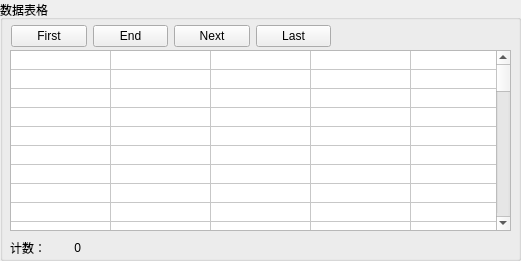
      <widget class="QGroupBox" name="groupBox_12">
       <property name="geometry">
        <rect>
         <x>10</x>
         <y>420</y>
         <width>521</width>
         <height>261</height>
        </rect>
       </property>
       <property name="title">
        <string>数据表格</string>
       </property>
       <widget class="QTableWidget" name="tableWidget_col_data_details">
        <property name="geometry">
         <rect>
          <x>10</x>
          <y>50</y>
          <width>501</width>
          <height>181</height>
         </rect>
        </property>
        <property name="font">
         <font>
          <pointsize>10</pointsize>
         </font>
        </property>
        <property name="autoFillBackground">
         <bool>false</bool>
        </property>
        <property name="lineWidth">
         <number>0</number>
        </property>
        <property name="horizontalScrollBarPolicy">
         <enum>Qt::ScrollBarAlwaysOff</enum>
        </property>
        <property name="sizeAdjustPolicy">
         <enum>QAbstractScrollArea::AdjustToContentsOnFirstShow</enum>
        </property>
        <property name="editTriggers">
         <set>QAbstractItemView::NoEditTriggers</set>
        </property>
        <property name="showGrid">
         <bool>true</bool>
        </property>
        <property name="rowCount">
         <number>1000</number>
        </property>
        <property name="columnCount">
         <number>5</number>
        </property>
        <attribute name="horizontalHeaderVisible">
         <bool>false</bool>
        </attribute>
        <attribute name="horizontalHeaderDefaultSectionSize">
         <number>97</number>
        </attribute>
        <attribute name="horizontalHeaderHighlightSections">
         <bool>false</bool>
        </attribute>
        <attribute name="horizontalHeaderMinimumSectionSize">
         <number>100</number>
        </attribute>
        <attribute name="verticalHeaderVisible">
         <bool>false</bool>
        </attribute>
        <attribute name="verticalHeaderDefaultSectionSize">
         <number>19</number>
        </attribute>
        <attribute name="verticalHeaderHighlightSections">
         <bool>false</bool>
        </attribute>
        <row/>
        <row/>
        <row/>
        <row/>
        <row/>
        <row/>
        <row/>
        <row/>
        <row/>
        <row/>
        <row/>
        <row/>
        <row/>
        <row/>
        <row/>
        <row/>
        <row/>
        <row/>
        <row/>
        <row/>
        <row/>
        <row/>
        <row/>
        <row/>
        <row/>
        <row/>
        <row/>
        <row/>
        <row/>
        <row/>
        <row/>
        <row/>
        <row/>
        <row/>
        <row/>
        <row/>
        <row/>
        <row/>
        <row/>
        <row/>
        <row/>
        <row/>
        <row/>
        <row/>
        <row/>
        <row/>
        <row/>
        <row/>
        <row/>
        <row/>
        <row/>
        <row/>
        <row/>
        <row/>
        <row/>
        <row/>
        <row/>
        <row/>
        <row/>
        <row/>
        <row/>
        <row/>
        <row/>
        <row/>
        <row/>
        <row/>
        <row/>
        <row/>
        <row/>
        <row/>
        <row/>
        <row/>
        <row/>
        <row/>
        <row/>
        <row/>
        <row/>
        <row/>
        <row/>
        <row/>
        <row/>
        <row/>
        <row/>
        <row/>
        <row/>
        <row/>
        <row/>
        <row/>
        <row/>
        <row/>
        <row/>
        <row/>
        <row/>
        <row/>
        <row/>
        <row/>
        <row/>
        <row/>
        <row/>
        <row/>
        <row/>
        <row/>
        <row/>
        <row/>
        <row/>
        <row/>
        <row/>
        <row/>
        <row/>
        <row/>
        <row/>
        <row/>
        <row/>
        <row/>
        <row/>
        <row/>
        <row/>
        <row/>
        <row/>
        <row/>
        <row/>
        <row/>
        <row/>
        <row/>
        <row/>
        <row/>
        <row/>
        <row/>
        <row/>
        <row/>
        <row/>
        <row/>
        <row/>
        <row/>
        <row/>
        <row/>
        <row/>
        <row/>
        <row/>
        <row/>
        <row/>
        <row/>
        <row/>
        <row/>
        <row/>
        <row/>
        <row/>
        <row/>
        <row/>
        <row/>
        <row/>
        <row/>
        <row/>
        <row/>
        <row/>
        <row/>
        <row/>
        <row/>
        <row/>
        <row/>
        <row/>
        <row/>
        <row/>
        <row/>
        <row/>
        <row/>
        <row/>
        <row/>
        <row/>
        <row/>
        <row/>
        <row/>
        <row/>
        <row/>
        <row/>
        <row/>
        <row/>
        <row/>
        <row/>
        <row/>
        <row/>
        <row/>
        <row/>
        <row/>
        <row/>
        <row/>
        <row/>
        <row/>
        <row/>
        <row/>
        <row/>
        <row/>
        <row/>
        <row/>
        <row/>
        <row/>
        <row/>
        <row/>
        <row/>
        <row/>
        <row/>
        <row/>
        <row/>
        <row/>
        <row/>
        <row/>
        <row/>
        <row/>
        <row/>
        <row/>
        <row/>
        <row/>
        <row/>
        <row/>
        <row/>
        <row/>
        <row/>
        <row/>
        <row/>
        <row/>
        <row/>
        <row/>
        <row/>
        <row/>
        <row/>
        <row/>
        <row/>
        <row/>
        <row/>
        <row/>
        <row/>
        <row/>
        <row/>
        <row/>
        <row/>
        <row/>
        <row/>
        <row/>
        <row/>
        <row/>
        <row/>
        <row/>
        <row/>
        <row/>
        <row/>
        <row/>
        <row/>
        <row/>
        <row/>
        <row/>
        <row/>
        <row/>
        <row/>
        <row/>
        <row/>
        <row/>
        <row/>
        <row/>
        <row/>
        <row/>
        <row/>
        <row/>
        <row/>
        <row/>
        <row/>
        <row/>
        <row/>
        <row/>
        <row/>
        <row/>
        <row/>
        <row/>
        <row/>
        <row/>
        <row/>
        <row/>
        <row/>
        <row/>
        <row/>
        <row/>
        <row/>
        <row/>
        <row/>
        <row/>
        <row/>
        <row/>
        <row/>
        <row/>
        <row/>
        <row/>
        <row/>
        <row/>
        <row/>
        <row/>
        <row/>
        <row/>
        <row/>
        <row/>
        <row/>
        <row/>
        <row/>
        <row/>
        <row/>
        <row/>
        <row/>
        <row/>
        <row/>
        <row/>
        <row/>
        <row/>
        <row/>
        <row/>
        <row/>
        <row/>
        <row/>
        <row/>
        <row/>
        <row/>
        <row/>
        <row/>
        <row/>
        <row/>
        <row/>
        <row/>
        <row/>
        <row/>
        <row/>
        <row/>
        <row/>
        <row/>
        <row/>
        <row/>
        <row/>
        <row/>
        <row/>
        <row/>
        <row/>
        <row/>
        <row/>
        <row/>
        <row/>
        <row/>
        <row/>
        <row/>
        <row/>
        <row/>
        <row/>
        <row/>
        <row/>
        <row/>
        <row/>
        <row/>
        <row/>
        <row/>
        <row/>
        <row/>
        <row/>
        <row/>
        <row/>
        <row/>
        <row/>
        <row/>
        <row/>
        <row/>
        <row/>
        <row/>
        <row/>
        <row/>
        <row/>
        <row/>
        <row/>
        <row/>
        <row/>
        <row/>
        <row/>
        <row/>
        <row/>
        <row/>
        <row/>
        <row/>
        <row/>
        <row/>
        <row/>
        <row/>
        <row/>
        <row/>
        <row/>
        <row/>
        <row/>
        <row/>
        <row/>
        <row/>
        <row/>
        <row/>
        <row/>
        <row/>
        <row/>
        <row/>
        <row/>
        <row/>
        <row/>
        <row/>
        <row/>
        <row/>
        <row/>
        <row/>
        <row/>
        <row/>
        <row/>
        <row/>
        <row/>
        <row/>
        <row/>
        <row/>
        <row/>
        <row/>
        <row/>
        <row/>
        <row/>
        <row/>
        <row/>
        <row/>
        <row/>
        <row/>
        <row/>
        <row/>
        <row/>
        <row/>
        <row/>
        <row/>
        <row/>
        <row/>
        <row/>
        <row/>
        <row/>
        <row/>
        <row/>
        <row/>
        <row/>
        <row/>
        <row/>
        <row/>
        <row/>
        <row/>
        <row/>
        <row/>
        <row/>
        <row/>
        <row/>
        <row/>
        <row/>
        <row/>
        <row/>
        <row/>
        <row/>
        <row/>
        <row/>
        <row/>
        <row/>
        <row/>
        <row/>
        <row/>
        <row/>
        <row/>
        <row/>
        <row/>
        <row/>
        <row/>
        <row/>
        <row/>
        <row/>
        <row/>
        <row/>
        <row/>
        <row/>
        <row/>
        <row/>
        <row/>
        <row/>
        <row/>
        <row/>
        <row/>
        <row/>
        <row/>
        <row/>
        <row/>
        <row/>
        <row/>
        <row/>
        <row/>
        <row/>
        <row/>
        <row/>
        <row/>
        <row/>
        <row/>
        <row/>
        <row/>
        <row/>
        <row/>
        <row/>
        <row/>
        <row/>
        <row/>
        <row/>
        <row/>
        <row/>
        <row/>
        <row/>
        <row/>
        <row/>
        <row/>
        <row/>
        <row/>
        <row/>
        <row/>
        <row/>
        <row/>
        <row/>
        <row/>
        <row/>
        <row/>
        <row/>
        <row/>
        <row/>
        <row/>
        <row/>
        <row/>
        <row/>
        <row/>
        <row/>
        <row/>
        <row/>
        <row/>
        <row/>
        <row/>
        <row/>
        <row/>
        <row/>
        <row/>
        <row/>
        <row/>
        <row/>
        <row/>
        <row/>
        <row/>
        <row/>
        <row/>
        <row/>
        <row/>
        <row/>
        <row/>
        <row/>
        <row/>
        <row/>
        <row/>
        <row/>
        <row/>
        <row/>
        <row/>
        <row/>
        <row/>
        <row/>
        <row/>
        <row/>
        <row/>
        <row/>
        <row/>
        <row/>
        <row/>
        <row/>
        <row/>
        <row/>
        <row/>
        <row/>
        <row/>
        <row/>
        <row/>
        <row/>
        <row/>
        <row/>
        <row/>
        <row/>
        <row/>
        <row/>
        <row/>
        <row/>
        <row/>
        <row/>
        <row/>
        <row/>
        <row/>
        <row/>
        <row/>
        <row/>
        <row/>
        <row/>
        <row/>
        <row/>
        <row/>
        <row/>
        <row/>
        <row/>
        <row/>
        <row/>
        <row/>
        <row/>
        <row/>
        <row/>
        <row/>
        <row/>
        <row/>
        <row/>
        <row/>
        <row/>
        <row/>
        <row/>
        <row/>
        <row/>
        <row/>
        <row/>
        <row/>
        <row/>
        <row/>
        <row/>
        <row/>
        <row/>
        <row/>
        <row/>
        <row/>
        <row/>
        <row/>
        <row/>
        <row/>
        <row/>
        <row/>
        <row/>
        <row/>
        <row/>
        <row/>
        <row/>
        <row/>
        <row/>
        <row/>
        <row/>
        <row/>
        <row/>
        <row/>
        <row/>
        <row/>
        <row/>
        <row/>
        <row/>
        <row/>
        <row/>
        <row/>
        <row/>
        <row/>
        <row/>
        <row/>
        <row/>
        <row/>
        <row/>
        <row/>
        <row/>
        <row/>
        <row/>
        <row/>
        <row/>
        <row/>
        <row/>
        <row/>
        <row/>
        <row/>
        <row/>
        <row/>
        <row/>
        <row/>
        <row/>
        <row/>
        <row/>
        <row/>
        <row/>
        <row/>
        <row/>
        <row/>
        <row/>
        <row/>
        <row/>
        <row/>
        <row/>
        <row/>
        <row/>
        <row/>
        <row/>
        <row/>
        <row/>
        <row/>
        <row/>
        <row/>
        <row/>
        <row/>
        <row/>
        <row/>
        <row/>
        <row/>
        <row/>
        <row/>
        <row/>
        <row/>
        <row/>
        <row/>
        <row/>
        <row/>
        <row/>
        <row/>
        <row/>
        <row/>
        <row/>
        <row/>
        <row/>
        <row/>
        <row/>
        <row/>
        <row/>
        <row/>
        <row/>
        <row/>
        <row/>
        <row/>
        <row/>
        <row/>
        <row/>
        <row/>
        <row/>
        <row/>
        <row/>
        <row/>
        <row/>
        <row/>
        <row/>
        <row/>
        <row/>
        <row/>
        <row/>
        <row/>
        <row/>
        <row/>
        <row/>
        <row/>
        <row/>
        <row/>
        <row/>
        <row/>
        <row/>
        <row/>
        <row/>
        <row/>
        <row/>
        <row/>
        <row/>
        <row/>
        <row/>
        <row/>
        <row/>
        <row/>
        <row/>
        <row/>
        <row/>
        <row/>
        <row/>
        <row/>
        <row/>
        <row/>
        <row/>
        <row/>
        <row/>
        <row/>
        <row/>
        <row/>
        <row/>
        <row/>
        <row/>
        <row/>
        <row/>
        <row/>
        <row/>
        <row/>
        <row/>
        <row/>
        <row/>
        <row/>
        <row/>
        <row/>
        <row/>
        <row/>
        <row/>
        <row/>
        <row/>
        <row/>
        <row/>
        <row/>
        <row/>
        <row/>
        <row/>
        <row/>
        <row/>
        <row/>
        <row/>
        <row/>
        <row/>
        <row/>
        <row/>
        <row/>
        <row/>
        <row/>
        <row/>
        <row/>
        <row/>
        <row/>
        <row/>
        <row/>
        <row/>
        <row/>
        <row/>
        <row/>
        <row/>
        <row/>
        <row/>
        <row/>
        <row/>
        <row/>
        <row/>
        <row/>
        <row/>
        <row/>
        <row/>
        <row/>
        <row/>
        <row/>
        <row/>
        <row/>
        <row/>
        <row/>
        <row/>
        <row/>
        <row/>
        <row/>
        <row/>
        <row/>
        <row/>
        <row/>
        <row/>
        <row/>
        <row/>
        <row/>
        <row/>
        <row/>
        <row/>
        <row/>
        <row/>
        <row/>
        <row/>
        <row/>
        <row/>
        <row/>
        <row/>
        <row/>
        <row/>
        <row/>
        <row/>
        <row/>
        <row/>
        <row/>
        <row/>
        <row/>
        <row/>
        <row/>
        <row/>
        <row/>
        <row/>
        <row/>
        <row/>
        <row/>
        <row/>
        <row/>
        <row/>
        <row/>
        <row/>
        <row/>
        <row/>
        <row/>
        <row/>
        <row/>
        <row/>
        <row/>
        <row/>
        <row/>
        <row/>
        <row/>
        <row/>
        <row/>
        <row/>
        <row/>
        <row/>
        <row/>
        <row/>
        <row/>
        <row/>
        <row/>
        <row/>
        <row/>
        <row/>
        <row/>
        <row/>
        <row/>
        <row/>
        <row/>
        <row/>
        <row/>
        <row/>
        <row/>
        <row/>
        <row/>
        <row/>
        <row/>
        <row/>
        <row/>
        <row/>
        <row/>
        <row/>
        <row/>
        <row/>
        <row/>
        <row/>
        <row/>
        <row/>
        <row/>
        <row/>
        <row/>
        <row/>
        <row/>
        <row/>
        <row/>
        <row/>
        <row/>
        <row/>
        <row/>
        <row/>
        <row/>
        <row/>
        <row/>
        <row/>
        <row/>
        <row/>
        <row/>
        <row/>
        <row/>
        <row/>
        <row/>
        <row/>
        <row/>
        <row/>
        <row/>
        <row/>
        <row/>
        <row/>
        <row/>
        <row/>
        <row/>
        <row/>
        <row/>
        <row/>
        <row/>
        <row/>
        <row/>
        <row/>
        <row/>
        <row/>
        <row/>
        <row/>
        <row/>
        <row/>
        <row/>
        <row/>
        <row/>
        <row/>
        <row/>
        <row/>
        <row/>
        <row/>
        <row/>
        <row/>
        <row/>
        <row/>
        <row/>
        <row/>
        <row/>
        <row/>
        <row/>
        <column>
         <property name="text">
          <string>#</string>
         </property>
        </column>
        <column>
         <property name="text">
          <string>val</string>
         </property>
        </column>
        <column/>
        <column/>
        <column/>
        <item row="0" column="1">
         <property name="text">
          <string/>
         </property>
         <property name="flags">
          <set>ItemIsSelectable|ItemIsDragEnabled|ItemIsDropEnabled|ItemIsUserCheckable|ItemIsEnabled</set>
         </property>
        </item>
       </widget>
       <widget class="QWidget" name="layoutWidget">
        <property name="geometry">
         <rect>
          <x>10</x>
          <y>240</y>
          <width>71</width>
          <height>16</height>
         </rect>
        </property>
        <layout class="QHBoxLayout" name="horizontalLayout_32">
         <item>
          <widget class="QLabel" name="label_56">
           <property name="font">
            <font>
             <pointsize>9</pointsize>
            </font>
           </property>
           <property name="text">
            <string>计数：</string>
           </property>
          </widget>
         </item>
         <item>
          <widget class="QLabel" name="label_selcol_totalcount">
           <property name="font">
            <font>
             <pointsize>9</pointsize>
            </font>
           </property>
           <property name="text">
            <string>0</string>
           </property>
           <property name="alignment">
            <set>Qt::AlignRight|Qt::AlignTrailing|Qt::AlignVCenter</set>
           </property>
          </widget>
         </item>
        </layout>
       </widget>
       <widget class="QWidget" name="layoutWidget">
        <property name="geometry">
         <rect>
          <x>11</x>
          <y>20</y>
          <width>320</width>
          <height>32</height>
         </rect>
        </property>
        <layout class="QHBoxLayout" name="horizontalLayout_39">
         <item>
          <widget class="QPushButton" name="pushButton_first1000_records">
           <property name="font">
            <font>
             <pointsize>9</pointsize>
            </font>
           </property>
           <property name="focusPolicy">
            <enum>Qt::NoFocus</enum>
           </property>
           <property name="text">
            <string>First</string>
           </property>
          </widget>
         </item>
         <item>
          <widget class="QPushButton" name="pushButton_last1000_records">
           <property name="font">
            <font>
             <pointsize>9</pointsize>
            </font>
           </property>
           <property name="focusPolicy">
            <enum>Qt::NoFocus</enum>
           </property>
           <property name="text">
            <string>End</string>
           </property>
          </widget>
         </item>
         <item>
          <widget class="QPushButton" name="pushButton_pre1000_records">
           <property name="font">
            <font>
             <pointsize>9</pointsize>
            </font>
           </property>
           <property name="focusPolicy">
            <enum>Qt::NoFocus</enum>
           </property>
           <property name="text">
            <string>Next</string>
           </property>
          </widget>
         </item>
         <item>
          <widget class="QPushButton" name="pushButton_post1000_records">
           <property name="font">
            <font>
             <pointsize>9</pointsize>
            </font>
           </property>
           <property name="focusPolicy">
            <enum>Qt::NoFocus</enum>
           </property>
           <property name="text">
            <string>Last</string>
           </property>
          </widget>
         </item>
        </layout>
       </widget>
      </widget>
